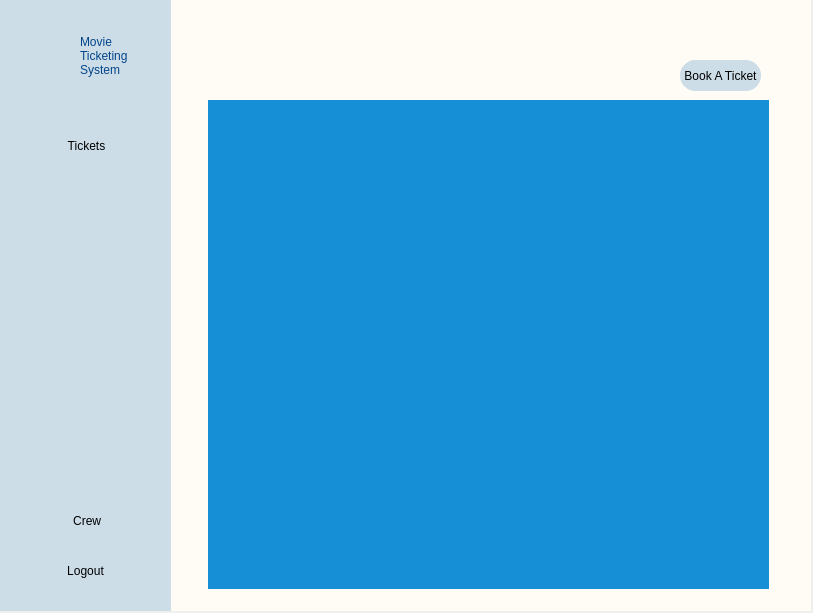
<?xml version="1.0" encoding="UTF-8"?>
<ui version="4.0">
 <class>MainWindow</class>
 <widget class="QMainWindow" name="MainWindow">
  <property name="geometry">
   <rect>
    <x>0</x>
    <y>0</y>
    <width>813</width>
    <height>613</height>
   </rect>
  </property>
  <property name="windowTitle">
   <string>MainWindow</string>
  </property>
  <widget class="QWidget" name="centralwidget">
   <widget class="QWidget" name="navigationBG" native="true">
    <property name="geometry">
     <rect>
      <x>0</x>
      <y>0</y>
      <width>171</width>
      <height>611</height>
     </rect>
    </property>
    <property name="styleSheet">
     <string notr="true">#navigationBG {
background-color: #ccdde8;

}

</string>
    </property>
    <widget class="QLabel" name="systemLabel">
     <property name="geometry">
      <rect>
       <x>80</x>
       <y>15</y>
       <width>71</width>
       <height>81</height>
      </rect>
     </property>
     <property name="styleSheet">
      <string notr="true">#systemLabel {
font: 75 12pt &quot;MS Shell Dlg 2&quot;;
color: #034488;
}</string>
     </property>
     <property name="text">
      <string>Movie
Ticketing
System</string>
     </property>
     <property name="alignment">
      <set>Qt::AlignLeading|Qt::AlignLeft|Qt::AlignVCenter</set>
     </property>
    </widget>
    <widget class="QPushButton" name="pushButton">
     <property name="geometry">
      <rect>
       <x>20</x>
       <y>30</y>
       <width>71</width>
       <height>51</height>
      </rect>
     </property>
     <property name="text">
      <string/>
     </property>
     <property name="icon">
      <iconset>
       <normaloff>../img/icon.png</normaloff>../img/icon.png</iconset>
     </property>
     <property name="iconSize">
      <size>
       <width>50</width>
       <height>50</height>
      </size>
     </property>
     <property name="flat">
      <bool>true</bool>
     </property>
    </widget>
    <widget class="QPushButton" name="ticketsButton">
     <property name="geometry">
      <rect>
       <x>21</x>
       <y>130</y>
       <width>131</width>
       <height>31</height>
      </rect>
     </property>
     <property name="text">
      <string>Tickets</string>
     </property>
     <property name="icon">
      <iconset>
       <normaloff>../img/tickets.png</normaloff>../img/tickets.png</iconset>
     </property>
     <property name="iconSize">
      <size>
       <width>40</width>
       <height>40</height>
      </size>
     </property>
     <property name="flat">
      <bool>true</bool>
     </property>
    </widget>
    <widget class="QPushButton" name="crewButton">
     <property name="geometry">
      <rect>
       <x>30</x>
       <y>500</y>
       <width>111</width>
       <height>41</height>
      </rect>
     </property>
     <property name="text">
      <string> Crew</string>
     </property>
     <property name="icon">
      <iconset>
       <normaloff>../img/crew.png</normaloff>../img/crew.png</iconset>
     </property>
     <property name="iconSize">
      <size>
       <width>40</width>
       <height>40</height>
      </size>
     </property>
     <property name="flat">
      <bool>true</bool>
     </property>
    </widget>
    <widget class="QPushButton" name="logoutButton">
     <property name="geometry">
      <rect>
       <x>20</x>
       <y>550</y>
       <width>131</width>
       <height>41</height>
      </rect>
     </property>
     <property name="text">
      <string>Logout</string>
     </property>
     <property name="icon">
      <iconset>
       <normaloff>../img/logout.png</normaloff>../img/logout.png</iconset>
     </property>
     <property name="iconSize">
      <size>
       <width>40</width>
       <height>40</height>
      </size>
     </property>
     <property name="flat">
      <bool>true</bool>
     </property>
    </widget>
   </widget>
   <widget class="QWidget" name="mainBG" native="true">
    <property name="geometry">
     <rect>
      <x>160</x>
      <y>0</y>
      <width>651</width>
      <height>611</height>
     </rect>
    </property>
    <property name="styleSheet">
     <string notr="true">#mainBG {
background-color: #fffcf6;

}

</string>
    </property>
    <widget class="QLabel" name="label">
     <property name="geometry">
      <rect>
       <x>50</x>
       <y>-10</y>
       <width>271</width>
       <height>141</height>
      </rect>
     </property>
     <property name="text">
      <string/>
     </property>
     <property name="pixmap">
      <pixmap>../img/books.png</pixmap>
     </property>
     <property name="scaledContents">
      <bool>true</bool>
     </property>
    </widget>
    <widget class="QStackedWidget" name="stackedWidget">
     <property name="geometry">
      <rect>
       <x>48</x>
       <y>100</y>
       <width>561</width>
       <height>489</height>
      </rect>
     </property>
     <property name="styleSheet">
      <string notr="true">#stackedWidget{
background-color: #178fd6;
}</string>
     </property>
     <property name="currentIndex">
      <number>0</number>
     </property>
     <widget class="QWidget" name="page">
      <widget class="QWidget" name="gridLayoutWidget">
       <property name="geometry">
        <rect>
         <x>0</x>
         <y>0</y>
         <width>561</width>
         <height>491</height>
        </rect>
       </property>
       <layout class="QGridLayout" name="gridLayout">
        <property name="leftMargin">
         <number>0</number>
        </property>
        <property name="topMargin">
         <number>0</number>
        </property>
        <property name="verticalSpacing">
         <number>0</number>
        </property>
       </layout>
      </widget>
     </widget>
     <widget class="QWidget" name="page_2">
      <widget class="QWidget" name="gridLayoutWidget_2">
       <property name="geometry">
        <rect>
         <x>0</x>
         <y>0</y>
         <width>561</width>
         <height>491</height>
        </rect>
       </property>
       <layout class="QGridLayout" name="gridLayout_2">
        <property name="leftMargin">
         <number>0</number>
        </property>
        <property name="topMargin">
         <number>0</number>
        </property>
        <property name="verticalSpacing">
         <number>0</number>
        </property>
       </layout>
      </widget>
     </widget>
     <widget class="QWidget" name="page_3">
      <widget class="QWidget" name="gridLayoutWidget_3">
       <property name="geometry">
        <rect>
         <x>0</x>
         <y>0</y>
         <width>561</width>
         <height>491</height>
        </rect>
       </property>
       <layout class="QGridLayout" name="gridLayout_3">
        <property name="leftMargin">
         <number>0</number>
        </property>
        <property name="topMargin">
         <number>0</number>
        </property>
        <property name="verticalSpacing">
         <number>0</number>
        </property>
       </layout>
      </widget>
     </widget>
    </widget>
    <widget class="QPushButton" name="prevButton">
     <property name="geometry">
      <rect>
       <x>17</x>
       <y>360</y>
       <width>31</width>
       <height>31</height>
      </rect>
     </property>
     <property name="text">
      <string/>
     </property>
     <property name="icon">
      <iconset>
       <normaloff>../../../Desktop/MOVIE TICKETING SYSTEM/img/prev.png</normaloff>../../../Desktop/MOVIE TICKETING SYSTEM/img/prev.png</iconset>
     </property>
     <property name="iconSize">
      <size>
       <width>35</width>
       <height>35</height>
      </size>
     </property>
     <property name="flat">
      <bool>true</bool>
     </property>
    </widget>
    <widget class="QPushButton" name="nextButton">
     <property name="geometry">
      <rect>
       <x>610</x>
       <y>360</y>
       <width>31</width>
       <height>31</height>
      </rect>
     </property>
     <property name="text">
      <string/>
     </property>
     <property name="icon">
      <iconset>
       <normaloff>../../../Desktop/MOVIE TICKETING SYSTEM/img/next.png</normaloff>../../../Desktop/MOVIE TICKETING SYSTEM/img/next.png</iconset>
     </property>
     <property name="iconSize">
      <size>
       <width>35</width>
       <height>35</height>
      </size>
     </property>
     <property name="flat">
      <bool>true</bool>
     </property>
    </widget>
    <widget class="QPushButton" name="bookTicket">
     <property name="geometry">
      <rect>
       <x>520</x>
       <y>60</y>
       <width>81</width>
       <height>31</height>
      </rect>
     </property>
     <property name="styleSheet">
      <string notr="true">#bookTicket{
background-color: #ccdde8;
border: 1px solid #ccdde8;
border-radius: 15px;
}

#bookTicket:hover{
border: 1px solid black;
}</string>
     </property>
     <property name="text">
      <string>Book A Ticket</string>
     </property>
     <property name="iconSize">
      <size>
       <width>30</width>
       <height>30</height>
      </size>
     </property>
     <property name="flat">
      <bool>true</bool>
     </property>
    </widget>
   </widget>
   <zorder>mainBG</zorder>
   <zorder>navigationBG</zorder>
  </widget>
 </widget>
 <resources/>
 <connections/>
</ui>
